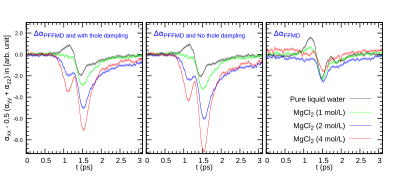

Write gnuplot code to recreate this figure.
set encoding utf8 
set terminal postscript enhanced 
set terminal postscript eps size 3.5,3 enhanced color \
    font 'Arial,6'  linewidth 1
##set key box lw 1
set key width 0.5 height 0.5
set key font 'Arial,9'
set key spacing 1.6
set key right top


#set terminal postscript eps enhanced size 4.0in,1.8in
#set output 'salt-PA.eps'


set style fill transparent solid 0.25 # partial transparency
set style fill noborder # no separate top/bottom lines


set term png truecolor  # or "set term pngcairo"
set terminal pdfcairo enhanced size 4.0in,1.8in
set output 'mgcl2-PA.pdf'


set size 1,1

NZ=2000
NX=2000
SCALE=0.2

set lmargin 7
set rmargin 2

# Axes
set xr [0:NZ] #Time /16
set mytics 5
set mxtics

# Multiplot
set multiplot layout 1,3 rowsfirst

f(x) = (x)**2
 
#----------------
#-  First plot  -
#----------------

# labels and axis
set tmargin at screen 0.88; set bmargin at screen 0.15
set size 0.45, 1
set origin -0.06, 0.0


set xrange [0:3.1]
set yrange [-0.0093:0.003]


set format y '%.1t'  # Format for 'y' values using mantissa  


set ylabel "{/Symbol a}_{xx} - 0.5 ({/Symbol a}_{yy} + {/Symbol a}_{zz}) in [arb. unit]" offset 4,0,0 font 'Arial,9'


set xrange [0:3.1]
set ytics offset 0.5,0,0
set xtics offset 0,0.5,0
set ytics -0.010, 0.002, 0.006 font 'Arial,6 
set xtics font 'Arial,9'
set label "{/Symbol D}{/Symbol a}_{PFFMD and with thole dampling}"  at 0.2,0.002 font 'Arial,9'  textcolor rgb "blue"

path_to_directory1="../with-and-witout-damping-function-PFFMD/with"

unset key
c=1
set xlabel "t (ps)" font 'Arial,9'  offset 0,1.5,0
c=2.5
plot path_to_directory1."/pureliquidwater/EDIDsecond.dat" using ($1*0.001):($2*c - 0) title       "Pure liquid water" with line ls 1 lc rgb "black" lw 0.2 dt 1,\
     path_to_directory1."/pureliquidwater/EDIDsecond.dat" using ($1*0.001):($2*c + 0.00012):($2*c - 0.00012) with filledcurves lc "black" notitle,\
     path_to_directory1."/mgcl2-1mol/EDIDsecond.dat" using ($1*0.001):($2*c - 0) title    "MgCl_2 (1 mol/L)" with line ls 1 lc rgb "green" lw 0.5,\
     path_to_directory1."/mgcl2-1mol/EDIDsecond.dat" using ($1*0.001):($2*c + 0.00012):($2*c - 0.00012) with filledcurves lc "green" notitle,\
     path_to_directory1."/mgcl2-2mol/EDIDsecond.dat" using ($1*0.001):($2*c -  0  ) title "MgCl_2 (2 mol/L)"   with line ls 1 lc rgb "blue" lw 0.5,\
     path_to_directory1."/mgcl2-2mol/EDIDsecond.dat" using ($1*0.001):($2*c + 0.00012):($2*c - 0.00012) with filledcurves lc "blue" notitle,\
     path_to_directory1."/mgcl2-4mol/EDIDsecond.dat" using ($1*0.001):($2*c - 0 ) title   "MgCl_2 (4 mol/L)"   with line ls 1 lc rgb "red" lw 0.2,\
     path_to_directory1."/mgcl2-4mol/EDIDsecond.dat" using ($1*0.001):($2*c + 0.00012):($2*c - 0.00012) with filledcurves lc "red" notitle,\


unset label 
unset arrow 
unset ylabel
unset ytics
#-----------------
#-  Second plot  -
#-----------------

set tmargin at screen 0.88; set bmargin at screen 0.15
set size 0.45, 1
set origin 0.24,0.0
set xrange [0:3.1]
set xlabel "t (ps)" font 'Arial,9'  offset 0,1.5,0
unset ytics
set ytics format " "

path_to_directory1="../PFFMD-57000-trajectories-Starting-frames-Long-NVT-trajectrories-then-pulse-applied/polarizabilityanistropy"

set label "{/Symbol D}{/Symbol a}_{PFFMD and No thole dampling}"  at 0.2,0.002 font 'Arial,9'  textcolor rgb "blue"
c=1
c=2.5
unset key
plot path_to_directory1."/pureliquidwater/EDIDsecond.dat" using ($1*0.001):($2*c - 0) title       "Pure liquid water" with line ls 1 lc rgb "black" lw 0.2 dt 1,\
     path_to_directory1."/pureliquidwater/EDIDsecond.dat" using ($1*0.001):($2*c + 0.00012):($2*c - 0.00012) with filledcurves lc "black" notitle,\
     path_to_directory1."/mgcl2-1mol/EDIDsecond.dat" using ($1*0.001):($2*c - 0) title    "MgCl_2 (1 mol/L)" with line ls 1 lc rgb "green" lw 0.5,\
     path_to_directory1."/mgcl2-1mol/EDIDsecond.dat" using ($1*0.001):($2*c + 0.00012):($2*c - 0.00012) with filledcurves lc "green" notitle,\
     path_to_directory1."/mgcl2-2mol/EDIDsecond.dat" using ($1*0.001):($2*c -  0  ) title "MgCl_2 (2 mol/L)"   with line ls 1 lc rgb "blue" lw 0.5,\
     path_to_directory1."/mgcl2-2mol/EDIDsecond.dat" using ($1*0.001):($2*c + 0.00012):($2*c - 0.00012) with filledcurves lc "blue" notitle,\
     path_to_directory1."/mgcl2-4mol/EDIDsecond.dat" using ($1*0.001):($2*c - 0 ) title   "MgCl_2 (4 mol/L)"   with line ls 1 lc rgb "red" lw 0.2,\
     path_to_directory1."/mgcl2-4mol/EDIDsecond.dat" using ($1*0.001):($2*c + 0.00012):($2*c - 0.00012) with filledcurves lc "red" notitle,\


unset label 
unset arrow 

set tmargin at screen 0.88; set bmargin at screen 0.15
set size 0.45, 1
set origin 0.54,0.0

set xrange [0:3.1] 
set xlabel "t (ps)" font 'Arial,9'  offset 0,1.5,0
set key 

set label "{/Symbol D}{/Symbol a}_{FFMD}"  at 0.2,0.002 font 'Arial,9'  textcolor rgb "blue"

path_to_directory1="../FFMD-150000-trajectories-Starting-frames-long-NVT-trajectories-then-pulse-applied/with-damping"

set key bottom font 'Arial,9'
c=1
plot path_to_directory1."/pureliquidwater/EDIDsecond.dat" using ($1*0.001):($2*c - 0) title       "Pure liquid water" with line ls 1 lc rgb "black" lw 0.2 dt 1,\
     path_to_directory1."/pureliquidwater/EDIDsecond.dat" using ($1*0.001):($2*c + 0.00012):($2*c - 0.00012) with filledcurves lc "black" notitle,\
     path_to_directory1."/mgcl2-1mol/EDIDsecond.dat" using ($1*0.001):($2*c - 0) title    "MgCl_2 (1 mol/L)" with line ls 1 lc rgb "green" lw 0.5,\
     path_to_directory1."/mgcl2-1mol/EDIDsecond.dat" using ($1*0.001):($2*c + 0.00012):($2*c - 0.00012) with filledcurves lc "green" notitle,\
     path_to_directory1."/mgcl2-2mol/EDIDsecond.dat" using ($1*0.001):($2*c -  0  ) title "MgCl_2 (2 mol/L)"   with line ls 1 lc rgb "blue" lw 0.5,\
     path_to_directory1."/mgcl2-2mol/EDIDsecond.dat" using ($1*0.001):($2*c + 0.00012):($2*c - 0.00012) with filledcurves lc "blue" notitle,\
     path_to_directory1."/mgcl2-4mol/EDIDsecond.dat" using ($1*0.001):($2*c - 0 ) title   "MgCl_2 (4 mol/L)"   with line ls 1 lc rgb "red" lw 0.2,\
     path_to_directory1."/mgcl2-4mol/EDIDsecond.dat" using ($1*0.001):($2*c + 0.00012):($2*c - 0.00012) with filledcurves lc "red" notitle,\

unset multiplot
unset output
